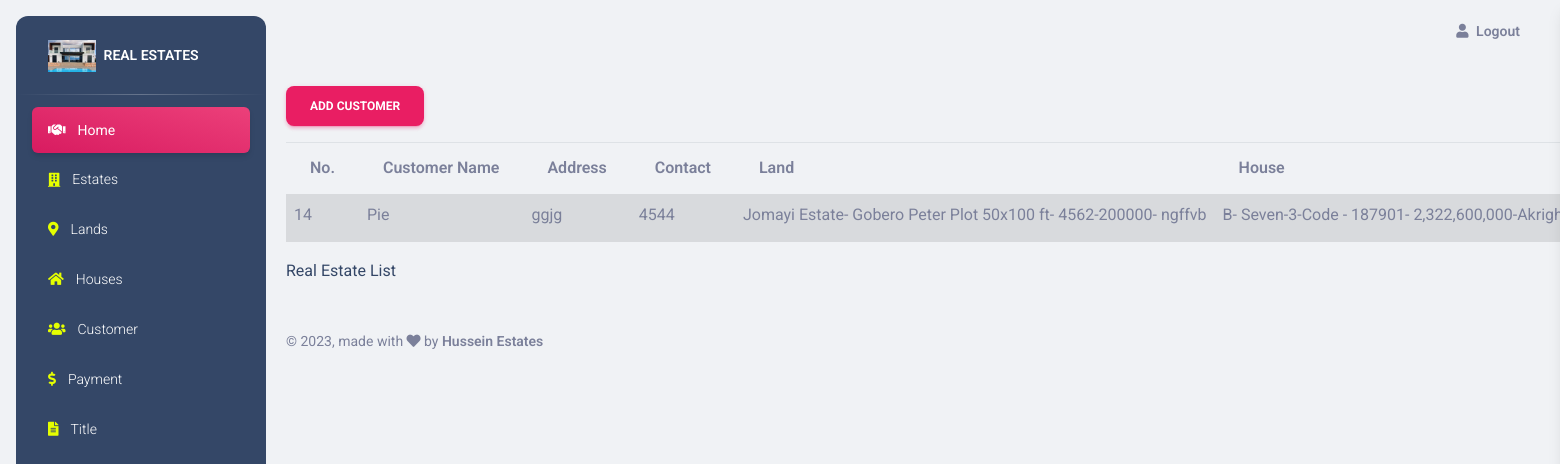
/add_customer/ (signed in), run on the app's committed database.
### realestate/models.py (models this page shows, shortened)
class Customer(models.Model):
    customer_name = models.CharField(max_length=30, verbose_name='Customer Name')
    address = models.CharField(max_length=30)
    contact = models.CharField(max_length=20)
    land = models.ForeignKey(Land, on_delete=models.CASCADE)
    house = models.ForeignKey(House, on_delete=models.CASCADE)
    amount_to_be_paid = models.CharField(max_length=20, verbose_name='Amount to be Paid')

class Land(models.Model):
    estate = models.ForeignKey(Estate, on_delete=models.CASCADE)
    size = models.CharField(max_length=20)
    price = models.IntegerField()
    statu = models.CharField(max_length=30)
    def __str__(self):
        return f'''{self.estate}-
        {self.size}-{self.price}-
        {self.statu}'''

class Estate(models.Model):
    name = models.CharField(max_length=20)
    location = models.CharField(max_length=30)
    description = models.CharField(max_length=30)
    def __str__(self):
        return f'''{self.name}-
        {self.location}
        {self.description}'''

class House(models.Model):
    type = models.CharField(max_length=2, choices=TYPE)
    bedroom = models.CharField(max_length=20)
    toilet = models.CharField(max_length=10)
    size = models.CharField(max_length=20)
    price = models.CharField(max_length=20)
    statu = models.CharField(max_length=10)
    def __str__(self):
        return f'''{self.type}-
        {self.bedroom}-{self.toilet}-{self.size}-
        {self.price}-{self.statu}'''

### realestate/views.py (the view)
# urls.py: path('add_customer/', add_customer_view, name='add_customer_page'),
@login_required
def add_customer_view(request):
    message = ''
    if request.method == "POST":
        customer_form = CustomerForm(request.POST)
        if customer_form.is_valid():
            customer_form.save()
            messages.success(request, "Customer Added Successfully")
    else:
        customer_form = CustomerForm()
    customers = Customer.objects.all()
    context = {
        'form':customer_form,
        'msg': message,
        'customer': customers
    }
    return render(request, "add_customer.html", context)

### realestate/templates/add_customer.html (shortened to what this page needs)
{% extends './main.html' %}
{% load static %}
{% load crispy_forms_tags %}
{% block content %}
<link rel="stylesheet" href="https://cdnjs.cloudflare.com/ajax/libs/font-awesome/5.15.4/css/all.min.css" />
<div class="container">
    <form method="post" enctype="multipart/form-data">
        <button type="button" class="btn btn-primary"data-bs-toggle="modal" data-bs-target="#exampleModal">
            Add Customer
          </button></a>
    </form>
            <table class="table table-striped">
                <thead>
                    <tr>
                        <th scope="col">No.</th>
                        <th scope="col">Customer Name</th>
                        <th scope="col">Address</th>
                        <th scope="col">Contact</th>
                        <th scope="col">Land</th>
                        <th scope="col">House</th>
                    </tr>
                </thead>
                    {% for customer in customer %}
                        <tr>
                            <td scope="row">{{customer.id}}</td>
                            <td scope="row">{{customer.customer_name}}</td>
                            <td scope="row">{{customer.address}}</td>
                            <td scope="row">{{customer.contact}}</td>
                            <td scope="row">{{customer.land}}</td>
                            <td scope="row">{{customer.house}}</td>
                        </tr>
                    {% endfor %}
            </table>
        </div>
            <a href="{% url 'realestate_list_page' %}">Real Estate List</a>
        {% endblock content %}

### data on the page
Customer: id "14", customer_name "Pie", address "ggjg", contact "4544", land "Jomayi Estate- Gobero Peter Plot 50x100 ft- 4562-200000- ngffvb", house "B- Seven-3-Code - 187901-…"
